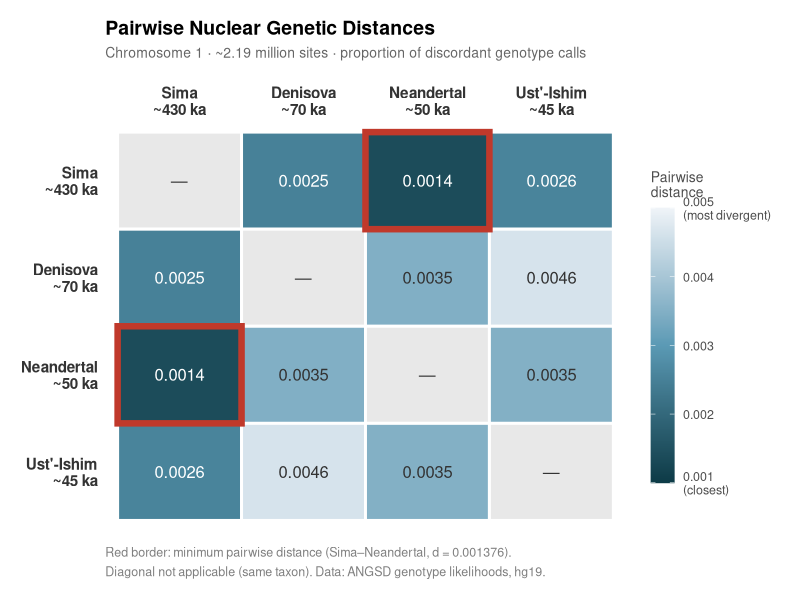
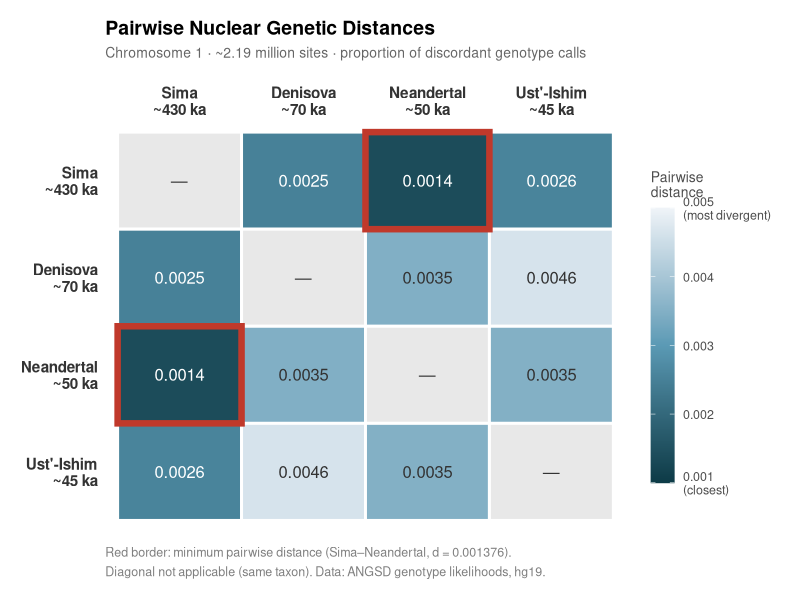

Write R code to recreate these figures, in order.
# Figure 2: Pairwise Nuclear Genetic Distance Heatmap
# Sima de los Huesos — Journal of Human Evolution
# Data: chromosome 1, ~2.19M subsampled sites, ANGSD genotype likelihoods
# R packages required: ggplot2, reshape2

# install.packages(c("ggplot2", "reshape2"))
library(ggplot2)
library(reshape2)

# ────────────────────────────────────────────────────────────────────────────
# DISTANCE MATRIX (proportion of discordant genotype calls)
# ────────────────────────────────────────────────────────────────────────────

taxa <- c("Sima\n~430 ka", "Denisova\n~70 ka", "Neandertal\n~50 ka", "Ust'-Ishim\n~45 ka")

mat <- matrix(
  c(NA,       0.002506, 0.001376, 0.002557,
    0.002506, NA,       0.003481, 0.004643,
    0.001376, 0.003481, NA,       0.003496,
    0.002557, 0.004643, 0.003496, NA),
  nrow = 4, byrow = TRUE,
  dimnames = list(taxa, taxa)
)

# ────────────────────────────────────────────────────────────────────────────
# MELT TO LONG FORMAT
# ────────────────────────────────────────────────────────────────────────────

df <- melt(mat, varnames = c("Taxon1", "Taxon2"), value.name = "Distance")
df$Taxon1 <- factor(df$Taxon1, levels = taxa)
df$Taxon2 <- factor(df$Taxon2, levels = rev(taxa))

# Label: show value or "—" for diagonal
df$label <- ifelse(is.na(df$Distance), "—", sprintf("%.4f", df$Distance))

# Highlight minimum off-diagonal (Sima–Neandertal = CLOSEST)
df$is_min <- !is.na(df$Distance) & df$Distance == min(df$Distance, na.rm = TRUE)

# ────────────────────────────────────────────────────────────────────────────
# COLOR PALETTE
# Dark teal = CLOSEST (0.001376)
# Light = FARTHEST (0.004643)
# ────────────────────────────────────────────────────────────────────────────

pal_low  <- "#0d3b47"   # very dark teal (closest)
pal_mid  <- "#5b9ab5"   # mid blue
pal_high <- "#f0f4f8"   # near-white (most divergent)

# ────────────────────────────────────────────────────────────────────────────
# PLOT WITH GGPLOT2
# ────────────────────────────────────────────────────────────────────────────

p <- ggplot(df, aes(x = Taxon1, y = Taxon2, fill = Distance)) +
  
  # Main tiles
  geom_tile(color = "white", linewidth = 1.0) +
  
  # Text labels
  geom_text(aes(label = label,
                color = ifelse(is.na(Distance) | Distance > 0.003, "dark", "light")),
            size = 4.2, fontface = "plain", family = "sans") +
  
  # RED BORDER on minimum cell (Sima-Neandertal)
  geom_tile(data = subset(df, is_min),
            aes(x = Taxon1, y = Taxon2),
            fill = NA, color = "#c0392b", linewidth = 2.2) +
  
  # Color gradient
  scale_fill_gradient2(
    low      = pal_low,
    mid      = pal_mid,
    high     = pal_high,
    midpoint = 0.003,
    na.value = "#e8e8e8",
    name     = "Pairwise\ndistance",
    limits   = c(0.001, 0.005),
    breaks   = c(0.001, 0.002, 0.003, 0.004, 0.005),
    labels   = c("0.001\n(closest)", "0.002", "0.003", "0.004", "0.005\n(most divergent)")
  ) +
  
  # Text color
  scale_color_manual(values = c("dark" = "grey20", "light" = "white"),
                     guide  = "none") +
  
  # Layout
  scale_x_discrete(position = "top") +
  
  # Labels
  labs(
    title    = "Pairwise Nuclear Genetic Distances",
    subtitle = "Chromosome 1 · ~2.19 million sites · proportion of discordant genotype calls",
    caption  = "Red border: minimum pairwise distance (Sima–Neandertal, d = 0.001376).\nDiagonal not applicable (same taxon). Data: ANGSD genotype likelihoods, hg19."
  ) +
  
  # Theme
  theme_minimal(base_family = "sans", base_size = 12) +
  theme(
    plot.title       = element_text(face = "bold", size = 14, hjust = 0,
                                    margin = margin(b = 5)),
    plot.subtitle    = element_text(size = 10, color = "grey40", hjust = 0,
                                    margin = margin(b = 15)),
    plot.caption     = element_text(size = 9, color = "grey50", hjust = 0,
                                    margin = margin(t = 12), lineheight = 1.3),
    axis.text.x      = element_text(size = 11, face = "bold", color = "grey20",
                                    hjust = 0.5),
    axis.text.y      = element_text(size = 11, face = "bold", color = "grey20",
                                    hjust = 1),
    axis.title       = element_blank(),
    panel.grid       = element_blank(),
    legend.title     = element_text(size = 10, color = "grey30", face = "plain"),
    legend.text      = element_text(size = 9, color = "grey30"),
    legend.key.height = unit(1.4, "cm"),
    plot.margin      = margin(15, 15, 15, 15),
    plot.background  = element_rect(fill = "white", color = NA),
    panel.background = element_rect(fill = "white", color = NA)
  )

# ────────────────────────────────────────────────────────────────────────────
# EXPORT: PDF (vector)
# ────────────────────────────────────────────────────────────────────────────

ggsave("figure2_heatmap_FINAL.pdf",
       plot   = p,
       width  = 7.5,
       height = 6.0,
       units  = "in",
       device = cairo_pdf,
       dpi    = 300)

# ────────────────────────────────────────────────────────────────────────────
# EXPORT: TIFF 600 dpi (JHE requirement)
# ────────────────────────────────────────────────────────────────────────────

ggsave("figure2_heatmap_FINAL.tiff",
       plot   = p,
       width  = 7.5,
       height = 6.0,
       units  = "in",
       dpi    = 600,
       compression = "lzw")

message("✓ figure2_heatmap_FINAL.pdf saved (vector)")
message("✓ figure2_heatmap_FINAL.tiff saved (600 dpi, ready for JHE submission)")
